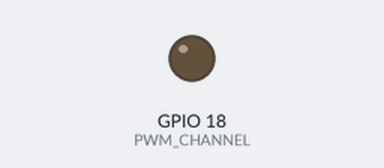
A program run on a simulated Raspberry Pi (BCM pin numbers). Parts: output pins drawn as LEDs (lit = HIGH). What the program prints to the terminal is not drawn.

Above: at 0.05 s.
At 0.95 s:
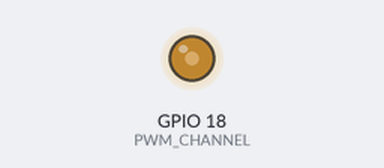
At 1.9 s:
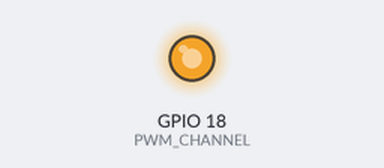
At 3.8 s:
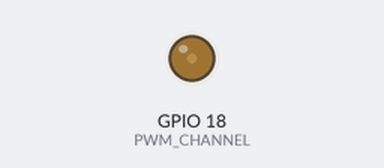
Timing chart, 0 to 5.5 s (numbered marks = the images above):
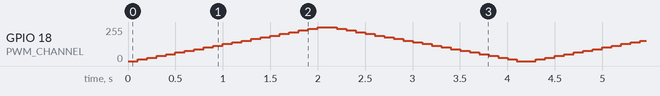

The program:

pwm1.py
```python
#!/usr/bin/env python
# -*- coding: latin-1 *-*
# -*- coding: cp1252 -*-
#Raspberry Pi - GPIO interface
#Prova test PWM
import RPi.GPIO as GPIO
from time import sleep
################################### Inizializzazioni
PWM_CHANNEL=18
GPIO.setmode(GPIO.BCM)
GPIO.setup(PWM_CHANNEL, GPIO.OUT)

pwm = GPIO.PWM(PWM_CHANNEL, 50)  # channel=18 (pin=12) frequency=50Hz
pwm.start(0)
try:
    print "Per fermare <Ctrl-C>"
    while 1:
        for dc in range(0, 101, 5):
            pwm.ChangeDutyCycle(dc)
            sleep(0.1)
        for dc in range(100, -1, -5):
            pwm.ChangeDutyCycle(dc)
            sleep(0.1)
except KeyboardInterrupt:
    pass
    print "STOP!"
    print "Ciao!"
    pwm.stop()
GPIO.cleanup()
```
